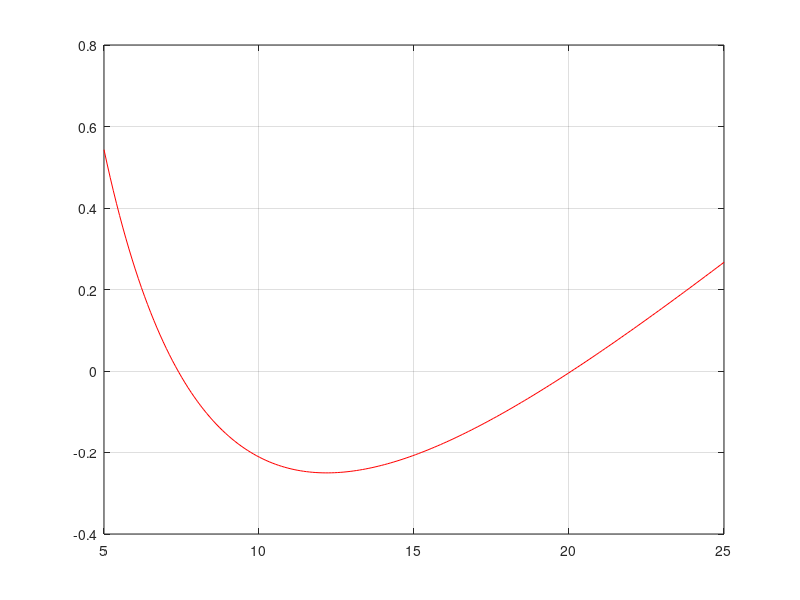

The MATLAB source for this figure: (Note: this script raises an error after producing the figure.)
format long
fun = @(x)(log(x).^2 - 5*log(x) + 6);
x = linspace(5, 25, 200);
plot(x, fun(x), 'r')
hold on
grid on
y1 = bisec(fun, 5, 25, 1e-10)
fzero(fun, 5)
y2 = bisec(fun, 15, 25, 1e-10)
fzero(fun, 15)
plot(y1, 0, 'gx')
plot(y2, 0, 'gx')

hold off
figure
fun2 = @(x)(log(x).^2 - 4*log(x) + 4);
plot(x, fun2(x), 'r')
hold on
grid on
y1 = bisec(fun2, 5, 25, 1e-10)
fzero(fun2, 5)
y2 = bisec(fun2, 15, 25, 1e-10)
fzero(fun2, 15)
plot(y1, 0, 'gx')
plot(y2, 0, 'gx')